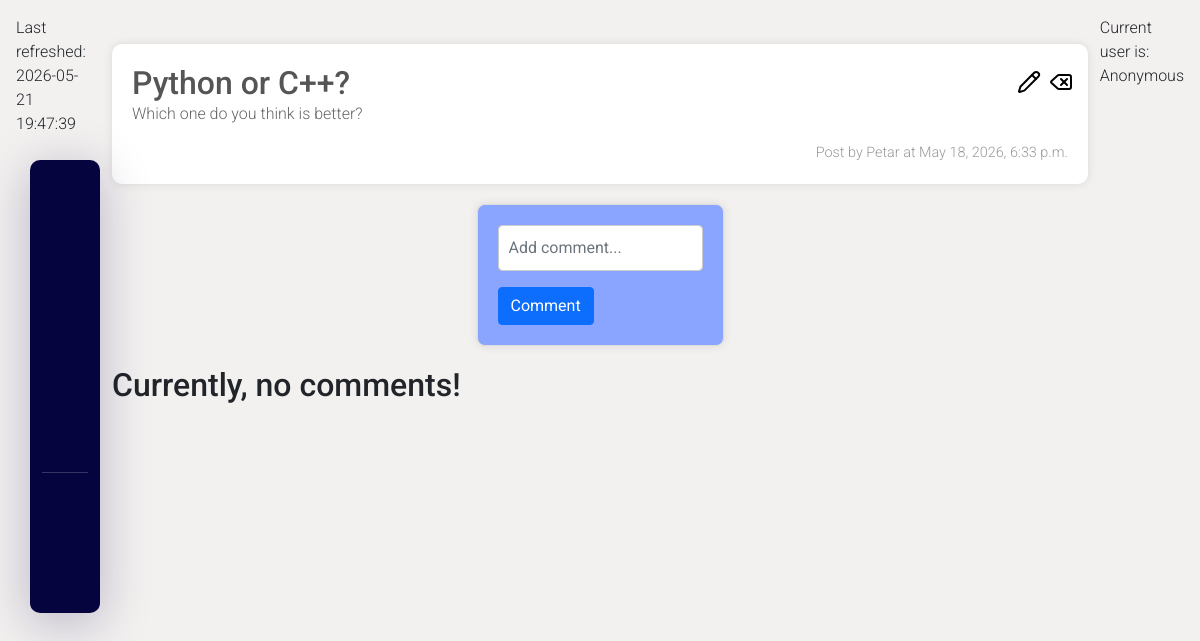
Page /post/details/15 on the committed database.
### forum/models.py (models this page shows, shortened)
class PostBaseModel(models.Model):
    title = models.CharField(
        max_length=100
    )
    context = models.TextField()
    author = models.CharField(
        max_length=30
    )
    created_at = models.DateTimeField(
        auto_now_add=True,
        blank=True,
        null=True
    )
    language = models.CharField(
        choices=LanguageChoices.choices,
        default=LanguageChoices.OTHER
    )
    image = models.ImageField(
        upload_to='media_files',
        null=True,
        blank=True
    )

### forum/views.py (the view, shortened to what this page needs)
# urls.py: path('details/<int:pk>',views.PostDetailView.as_view(),name='detail-post'),
class PostDetailView(DetailView, FormMixin):
    template_name = 'post-details.html'
    model = PostBaseModel
    context_object_name = 'post'
    form_class = CommentFormSet
    def get_context_data(self,**kwargs):
        kwargs = super().get_context_data(**kwargs)
        kwargs.update({'formset': self.get_form_class()()})
        return kwargs
    def post(self,*args,**kwargs):
        self.object = self.get_object()
        formset = self.form_class(self.request.POST)
        if formset.is_valid():
            for form in formset:
                comment = form.save(commit=False)
                comment.author = self.request.user.username
                comment.post = self.object
                comment.save()
        return HttpResponseRedirect(self.get_success_url())

### forum/templatetags/current_time.py (called while the page is built)
@register.simple_tag(name='current_time')
def get_current_time(format_time='%Y-%m-%d %H:%M:%S'):
    return datetime.now().strftime(format_time)

### forum/templatetags/user_info.py (called while the page is built)
@register.inclusion_tag('username_info.html')
def user_info(user):
    return {
        'user':user.username
    } if user.is_authenticated else {'user':'Anonymous'}

### templates/post-details.html (shortened to what this page needs)
{% extends 'base.html' %}
{% load crispy_forms_filters %}
{% block content %}
    <div class="posts">
        <div class="post">
            <h2>{{ post.title }}</h2>
            <div class="icons">
                <a href="{% url 'edit-post' post.pk %}" class="anker-tag-svg">
                </a>
                <a href="{% url 'delete_post' post.pk %}" class="anker-tag-svg">
                </a>
            </div>
            <p>{{ post.context }}</p>
            <div class="post-meta">
                <span>Post by {{ post.author|default:'Anonymous' }} at {{ post.created_at }}</span>
            </div>
        </div>
        <form method="post" class="form-inline">
            {% for form in formset %}
                <div class="form-row d-flex">
                    {{ form.comment|as_crispy_field }}
                </div>
            {% endfor %}
            <div class="input-group-append">
                <button class="btn btn-primary me-2">
                    Comment
                </button>
            </div>
        </form>
    {% if post.comments.all %}
        <h2>
             Comments
        </h2>
    {% else %}
        <h2>
            Currently, no comments!
        </h2>
    {% endif %}
    </div>
{% endblock %}

### static/css/posts.css (style rules this page uses)
body { font-family: "Roboto", sans-serif; font-weight: 300; font-style: normal; background-color: #f3f0f0; margin: 0; padding: 0; }
a { text-decoration: none; }
.posts { margin-top: 20px; display: flex; flex-direction: column; gap: 20px; }
.post { position: relative; padding: 20px; border-radius: 10px; background-color: #ffffff; box-shadow: 0 0 10px rgba(0, 0, 0, 0.1); }
.icons { position: absolute; top: 25px; right: 15px; display: flex; gap: 8px; }
.icons a { text-decoration: none; }
.post h2 { margin: 0; color: #555; text-align: left; }
.post p { color: #666; text-align: left; }
.post-meta { margin-top: 10px; display: flex; justify-content: end; font-size: 0.9em; color: #999; }

### static/css/nav.css (style rules this page uses)
*, *:after, *:before { box-sizing: border-box; }

### static/css/forms.css (style rules this page uses)
form { width: 100%; max-width: 600px; margin: 0 auto; padding: 20px; background-color: #89a5ff; border: 1px solid #ddd; border-radius: 8px; box-shadow: 0 0 10px rgba(0, 0, 0, 0.1); }
form div { margin-bottom: 15px; }
form input[type="text"], form textarea { width: 100%; padding: 10px; font-size: 16px; border: 1px solid #ccc; border-radius: 4px; }
.form-inline { width: auto; height: auto; }
.form-inline div { margin-bottom: 0; }

### rows in the picture
PostBaseModel: title "Python or C++?", context "Which one do you think is better?", author "Petar", created_at "May 18, 2026, 6:33 p.m."

### other values in the picture
{{ user }} "Anonymous"
